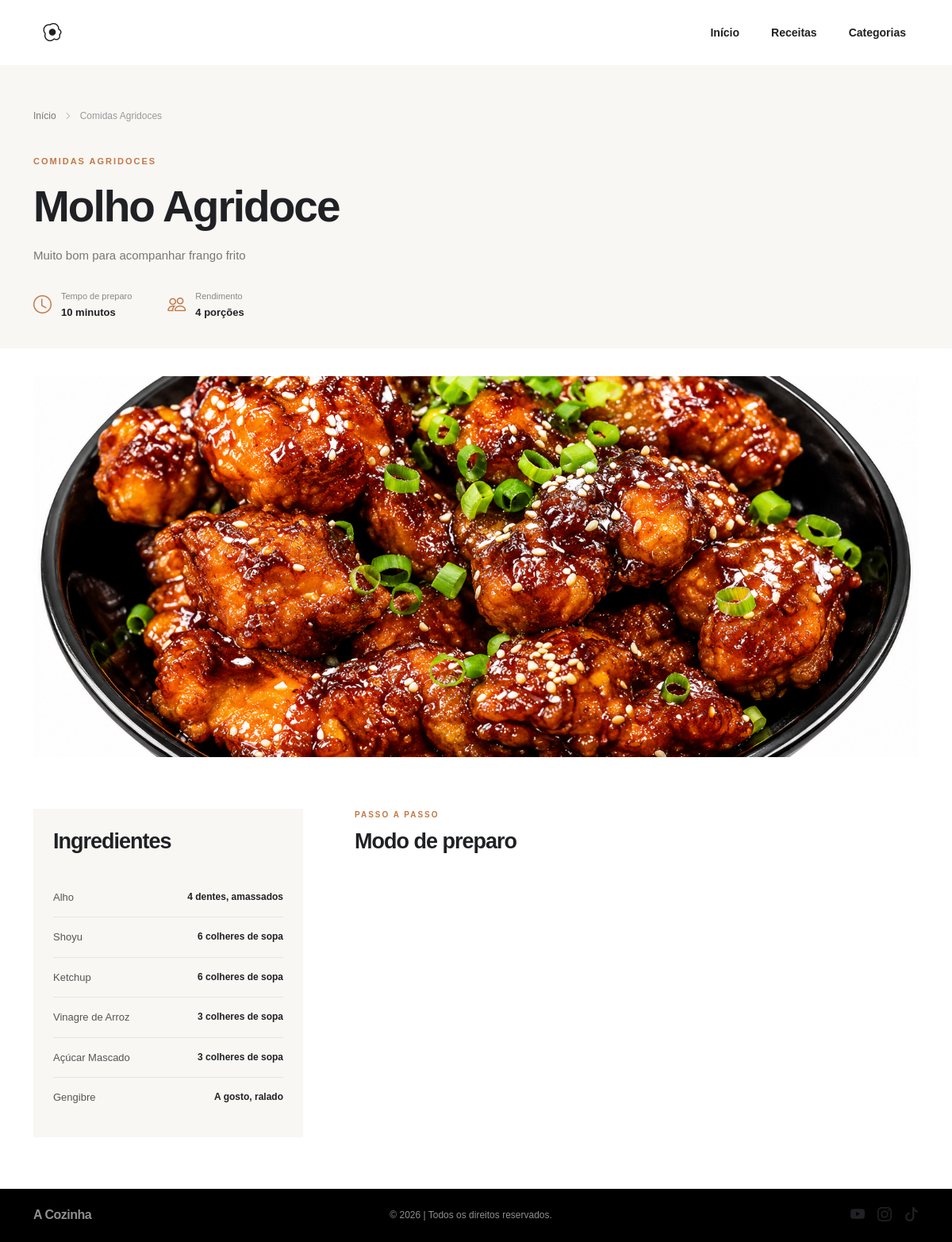
Screenshot of /receitas/molho-agridoce/ with the database file from the repository.
### receitas/models.py (models this page shows, shortened)
class Receita(models.Model):
    STATUS_CHOICES = [
        ('rascunho', 'Rascunho'),
        ('publicada', 'Publicada'),
    ]
    nome = models.CharField(max_length=200, verbose_name='Nome')
    slug = models.SlugField(max_length=220, unique=True, verbose_name='Identificador')
    descricao = models.TextField(verbose_name='Descrição')
    status = models.CharField(
        max_length=10,
        choices=STATUS_CHOICES,
        default='publicada',
        verbose_name='Status'
    )
    categoria = models.ForeignKey(
        'categorias.Categoria',
        on_delete=models.PROTECT,
        related_name='receitas',
        verbose_name='Categoria'
    )
    imagem = models.ImageField(
        upload_to='receitas/',
        blank=True,
        null=True,
        verbose_name='Imagem'
    )
    ingredientes = models.ManyToManyField(
        'ingredientes.Ingrediente',
        through='ReceitaIngrediente',
        related_name='receitas',
        verbose_name='Ingredientes'
    )
    modo_preparo = models.TextField(verbose_name='Modo de preparo')
    tempo_preparo = models.PositiveIntegerField(
        verbose_name='Tempo de preparo (minutos)'
    )
    rendimento = models.PositiveIntegerField(verbose_name='Rendimento')
    data_criacao = models.DateTimeField(
        auto_now_add=True,
        verbose_name='Data de criação'
    )
    data_atualizacao = models.DateTimeField(
        auto_now=True,
        verbose_name='Última atualização'
    )
    class Meta:
        verbose_name = 'Receita'
        verbose_name_plural = 'Receitas'
        ordering = ['-data_criacao']

class ReceitaIngrediente(models.Model):
    receita = models.ForeignKey(
        Receita,
        on_delete=models.CASCADE,
        related_name='ingredientes_utilizados'
    )
    ingrediente = models.ForeignKey(
        'ingredientes.Ingrediente',
        on_delete=models.PROTECT,
        related_name='utilizacoes'
    )
    quantidade = models.CharField(
        max_length=100,
        verbose_name='Quantidade'
    )
    class Meta:
        verbose_name = 'Ingrediente da receita'
        verbose_name_plural = 'Ingredientes das receitas'
        constraints = [
            models.UniqueConstraint(
                fields=['receita', 'ingrediente'],
                name='ingrediente_unico_por_receita'
            )
        ]

### categorias/models.py (models this page shows, shortened)
class Categoria(models.Model):
    nome = models.CharField(
        max_length=100,
        unique=True,
        verbose_name='Nome'
    )
    slug = models.SlugField(
        max_length=120,
        unique=True,
        verbose_name='Identificador'
    )
    descricao = models.TextField(
        blank=True,
        verbose_name='Descrição'
    )
    imagem = models.ImageField(
        upload_to='categorias/',
        blank=True,
        null=True,
        verbose_name='Imagem'
    )
    class Meta:
        verbose_name = 'Categoria'
        verbose_name_plural = 'Categorias'
        ordering = ['nome']

### ingredientes/models.py (models this page shows, shortened)
class Ingrediente(models.Model):
    nome = models.CharField(
        max_length=100,
        unique=True,
        verbose_name='Nome'
    )
    class Meta:
        verbose_name = 'Ingrediente'
        verbose_name_plural = 'Ingredientes'
        ordering = ['nome']

### frontend/views.py (the view)
# urls.py: path('receitas/<slug:slug>/', views.detalhe_receita, name='detalhe_receita'),
def detalhe_receita(request, slug):
    receita = get_object_or_404(
        Receita.objects.filter(status='publicada')
        .select_related('categoria')
        .prefetch_related('ingredientes_utilizados__ingrediente'),
        slug=slug
    )
    modo_preparo_html = nh3.clean(
        receita.modo_preparo,
        tags={
            'p', 'br',
            'strong', 'b',
            'em', 'i',
            'u',
            'ul', 'ol', 'li',
            'h2', 'h3',
            'a',
        },
        attributes={
            'a': {'href', 'title'},
        },
        url_schemes={'http', 'https', 'mailto'},
    )
    return render(request, 'frontend/receita.html', {
        'receita': receita,
        'ingredientes': receita.ingredientes_utilizados.all(),
        'modo_preparo_html': modo_preparo_html,
    })

### frontend/templates/frontend/receita.html (shortened to what this page needs)
{% extends 'frontend/base.html' %}
{% load static %}
{% block extra_css %}
<link rel="stylesheet" href="{% static 'frontend/css/pages/receita.css' %}">
{% endblock %}
{% block content %}
<section class="recipe-header">
    <div class="container">
        <div class="recipe-breadcrumb">
            <a href="{% url 'home' %}">Início</a>
            <i class="bi bi-chevron-right"></i>
            <span>{{ receita.categoria.nome }}</span>
        </div>
        <div class="recipe-title">
            <span class="recipe-category">
                {{ receita.categoria.nome }}
            </span>
            <h1>{{ receita.nome }}</h1>
            <p>{{ receita.descricao }}</p>
        </div>
        <div class="recipe-details">
            <div class="recipe-detail-item">
                <i class="bi bi-clock"></i>
                <div>
                    <span>Tempo de preparo</span>
                    <strong>{{ receita.tempo_preparo }} minutos</strong>
                </div>
            </div>
            <div class="recipe-detail-item">
                <i class="bi bi-people"></i>
                <div>
                    <span>Rendimento</span>
                    <strong>{{ receita.rendimento }} porções</strong>
                </div>
            </div>
        </div>
    </div>
</section>
<section class="recipe-cover">
    <div class="container">
        {% if receita.imagem %}
            <img src="{{ receita.imagem.url }}"
                 alt="{{ receita.nome }}">
        {% else %}
            <div class="recipe-cover-placeholder">
                <i class="bi bi-image"></i>
                <span>Imagem não disponível</span>
            </div>
        {% endif %}
    </div>
</section>
<section class="recipe-content-section">
    <div class="container">
        <div class="recipe-content-grid">
            <aside class="recipe-ingredients">
                <div class="recipe-section-heading">
                    <h2>Ingredientes</h2>
                </div>
                <div class="ingredients-list">
                    {% for item in ingredientes %}
                        <div class="ingredient-item">
                            <span class="ingredient-name">
                                {{ item.ingrediente.nome }}
                            </span>
                            <strong>
                                {{ item.quantidade }}
                            </strong>
                        </div>
                    {% empty %}
                        <p>Nenhum ingrediente cadastrado.</p>
                    {% endfor %}
                </div>
            </aside>
            <div class="recipe-preparation">
                <div class="recipe-section-heading">
                    <span>PASSO A PASSO</span>
                    <h2>Modo de preparo</h2>
                </div>
            </div>
        </div>
    </div>
</section>
{% endblock %}

### frontend/templates/frontend/base.html (shortened to what this page needs)
{% load static %}
<!DOCTYPE html>
<html lang="pt-br">
<head>
    <link href="https://cdn.jsdelivr.net/npm/bootstrap@5.3.3/dist/css/bootstrap.min.css" rel="stylesheet">
    <link rel="stylesheet" href="https://cdn.jsdelivr.net/npm/bootstrap-icons@1.11.3/font/bootstrap-icons.min.css">
    <link rel="stylesheet" href="{% static 'frontend/base.css' %}">
    <link rel="stylesheet" href="{% static 'frontend/footer.css' %}">
    {% block extra_css %}{% endblock %}
</head>
<body>
    <header class="site-header">
    <nav class="navbar navbar-expand-lg">
        <div class="container">
            <a class="navbar-brand" href="{% url 'home' %}">
                <span class="brand-logo">
                    <i class="bi bi-egg-fried"></i>
                </span>
            </a>
            <div class="collapse navbar-collapse" id="menuPrincipal">
                <ul class="navbar-nav ms-auto align-items-lg-center">
                    <li class="nav-item">
                        <a class="nav-link active" href="{% url 'home' %}">
                            Início
                        </a>
                    </li>
                    <li class="nav-item">
                        <a class="nav-link" href="#">
                            Receitas
                        </a>
                    </li>
                    <li class="nav-item">
                        <a class="nav-link" href="#">
                            Categorias
                        </a>
                    </li>
                </ul>
            </div>
        </div>
    </nav>
</header>
    <main>
        {% block content %}{% endblock %}
    </main>
<footer class="site-footer">
    <div class="container footer-content">
        <a href="{% url 'home' %}" class="footer-brand">
            A Cozinha
        </a>
        <span class="footer-copy">
            © {% now "Y" %} | Todos os direitos reservados.
        </span>
        <div class="footer-social">
            <a href="#" target="_blank" aria-label="YouTube">
                <i class="bi bi-youtube"></i>
            </a>
            <a href="#" target="_blank" aria-label="Instagram">
                <i class="bi bi-instagram"></i>
            </a>
            <a href="#" target="_blank" aria-label="TikTok">
                <i class="bi bi-tiktok"></i>
            </a>
        </div>
    </div>
</footer>
</body>
</html>

### frontend/static/frontend/base.css (style rules this page uses)
* { margin: 0; padding: 0; box-sizing: border-box; }
body { font-family: Arial, sans-serif; background: #fff; color: #202124; }
.site-header { position: sticky; top: 0; z-index: 1000; width: 100%; background: rgba(255, 255, 255, 0.96); border-bottom: 1px solid var(--border); backdrop-filter: blur(12px); -webkit-backdrop-filter: blur(12px); }
.site-header .navbar { min-height: 82px; padding: 12px 0; }
.navbar-brand { display: inline-flex; align-items: center; gap: 12px; margin: 0; padding: 0; color: var(--text); text-decoration: none; transition: opacity 0.2s ease; }
.brand-logo { display: flex; align-items: center; justify-content: center; width: 48px; height: 48px; flex-shrink: 0; overflow: hidden; border: 1px solid var(--border); border-radius: 12px; background: var(--surface-alt); color: var(--accent); font-size: 23px; }
.site-header .navbar-nav { gap: 8px; }
.site-header .nav-link { position: relative; display: inline-flex; align-items: center; min-height: 42px; margin: 0; padding: 10px 16px !important; border-radius: var(--radius-pill); color: var(--text-soft); font-size: 14px; font-weight: 600; transition: color 0.2s ease, background 0.2s ease; }
.site-header .nav-link.active { color: var(--accent); background: var(--accent-soft); }
@media (min-width: 992px) { .site-header .navbar-collapse { justify-content: flex-end; } }

### frontend/static/frontend/footer.css (style rules this page uses)
.site-footer { margin-top: 0px; padding: 20px 0; background: #000; border-top: 1px solid var(--border); }
.footer-content { display: flex; align-items: center; justify-content: space-between; gap: 15px; flex-wrap: wrap; }
.footer-brand { color: #8f8f8f; font-size: 16px; font-weight: 800; text-decoration: none; letter-spacing: -0.5px; }
.footer-copy { color: #8f8f8f; font-size: 12px; font-weight: 900px; }
.footer-social { display: flex; align-items: center; gap: 16px; }
.footer-social a { color: var(--text-soft); font-size: 18px; transition: color .2s ease; }

### frontend/static/frontend/css/pages/receita.css (style rules this page uses)
.recipe-header { padding: 55px 0 35px; background: #f8f7f4; }
.recipe-breadcrumb { display: flex; align-items: center; gap: 10px; margin-bottom: 35px; color: #999; font-size: 12px; }
.recipe-breadcrumb a { color: #777; text-decoration: none; }
.recipe-breadcrumb i { font-size: 10px; }
.recipe-title { max-width: 850px; }
.recipe-category { display: inline-block; color: #c47745; font-size: 11px; font-weight: 700; letter-spacing: 2px; text-transform: uppercase; margin-bottom: 15px; }
.recipe-title h1 { font-size: clamp(35px, 5vw, 55px); font-weight: 800; letter-spacing: -2px; margin-bottom: 15px; }
.recipe-title p { max-width: 700px; color: #777; font-size: 15px; line-height: 1.8; }
.recipe-details { display: flex; gap: 45px; margin-top: 30px; }
.recipe-detail-item { display: flex; align-items: center; gap: 12px; }
.recipe-detail-item > i { color: #c47745; font-size: 23px; }
.recipe-detail-item div { display: flex; flex-direction: column; gap: 3px; }
.recipe-detail-item span { color: #888; font-size: 11px; }
.recipe-detail-item strong { font-size: 13px; font-weight: 700; }
.recipe-cover { padding: 35px 0 0; }
.recipe-cover img, .recipe-cover-placeholder { width: 100%; height: 480px; object-fit: cover; }
.recipe-content-section { padding: 65px 0; }
.recipe-content-grid { display: grid; grid-template-columns: 340px 1fr; gap: 65px; }
.recipe-section-heading { margin-bottom: 30px; }
.recipe-section-heading > span { display: block; color: #c47745; font-size: 10px; font-weight: 700; letter-spacing: 2px; margin-bottom: 10px; }
.recipe-section-heading h2 { font-size: 27px; font-weight: 800; letter-spacing: -1px; margin: 0; }
.recipe-ingredients { align-self: start; padding: 25px; background: #f8f7f4; }
.ingredients-list { display: flex; flex-direction: column; }
.ingredient-item { display: flex; justify-content: space-between; align-items: flex-start; gap: 15px; padding: 15px 0; border-bottom: 1px solid #e8e5df; font-size: 13px; }
.ingredient-item:last-child { border-bottom: none; }
.ingredient-name { color: #555; }
.ingredient-item strong { color: #202124; font-size: 12px; text-align: right; }

### rows the page displays
Receita: categoria.nome "Comidas Agridoces", categoria.nome "COMIDAS AGRIDOCES", nome "Molho Agridoce", descricao "Muito bom para acompanhar frango frito", tempo_preparo "10", rendimento "4", imagem (picture)
ReceitaIngrediente: ingrediente.nome "Alho", quantidade "4 dentes, amassados"
ReceitaIngrediente: ingrediente.nome "Shoyu", quantidade "6 colheres de sopa"
ReceitaIngrediente: ingrediente.nome "Ketchup", quantidade "6 colheres de sopa"
ReceitaIngrediente: ingrediente.nome "Vinagre de Arroz", quantidade "3 colheres de sopa"
ReceitaIngrediente: ingrediente.nome "Açúcar Mascado", quantidade "3 colheres de sopa"
ReceitaIngrediente: ingrediente.nome "Gengibre", quantidade "A gosto, ralado"
